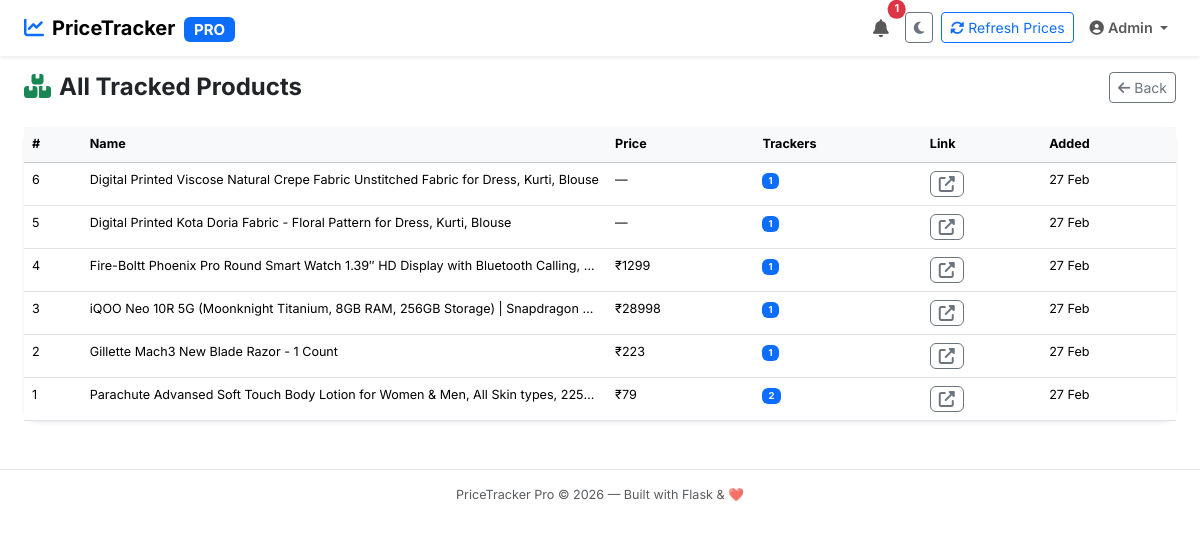
/admin/products (signed in), run on the app's committed database.
### app/models/models.py (models this page shows, shortened)
class User(UserMixin, db.Model):
    __tablename__ = 'users'
    id = db.Column(db.Integer, primary_key=True, autoincrement=True)
    email = db.Column(db.String(150), unique=True, nullable=False, index=True)
    password_hash = db.Column(db.String(256), nullable=False)
    name = db.Column(db.String(100), nullable=True)
    is_verified = db.Column(db.Boolean, default=False)
    is_admin    = db.Column(db.Boolean, default=False)
    created_at  = db.Column(db.DateTime, default=datetime.utcnow)
    check_interval = db.Column(db.Integer, default=6) # hours
    min_drop_alert_pct = db.Column(db.Float, default=1.0) # minimum percentage to alert
    tracked_products = db.relationship('Product', secondary=user_products, lazy='subquery',
                                       backref=db.backref('tracked_by', lazy=True))
    otps = db.relationship('OTP', backref='user', lazy=True, cascade='all, delete-orphan')

class Product(db.Model):
    __tablename__ = 'products'
    id = db.Column(db.Integer, primary_key=True, autoincrement=True)
    product_name = db.Column(db.String(255), nullable=True)
    url = db.Column(db.String(2048), unique=True, nullable=False)
    image_url = db.Column(db.String(2048), nullable=True)
    last_price = db.Column(db.Float, nullable=True)
    created_at = db.Column(db.DateTime, default=datetime.utcnow)
    history = db.relationship('PriceHistory', backref='product', lazy=True, cascade='all, delete-orphan')

### app/routes/admin.py (the view)
@admin_bp.route('/products')
@admin_required
def products():
    all_products = Product.query.order_by(Product.created_at.desc()).all()
    return render_template('admin/products.html', products=all_products)

### app/routes/admin.py (called while the page is built)
def admin_required(f):
    @wraps(f)
    @login_required
    def decorated(*args, **kwargs):
        if not getattr(current_user, 'is_admin', False):
            flash("Admin access required.", "danger")
            return redirect(url_for('main.index'))
        return f(*args, **kwargs)
    return decorated

### app/templates/admin/products.html
{% extends "base.html" %}
{% block content %}
<div class="d-flex justify-content-between align-items-center mb-4">
    <h4 class="fw-bold mb-0"><i class="fa-solid fa-boxes-stacked me-2 text-success"></i>All Tracked Products</h4>
    <a href="{{ url_for('admin.dashboard') }}" class="btn btn-sm btn-outline-secondary"><i
            class="fa-solid fa-arrow-left me-1"></i>Back</a>
</div>
<div class="card border-0 shadow-sm">
    <div class="card-body p-0">
        <table class="table table-hover mb-0 small">
            <thead class="table-light">
                <tr>
                    <th>#</th>
                    <th>Name</th>
                    <th>Price</th>
                    <th>Trackers</th>
                    <th>Link</th>
                    <th>Added</th>
                </tr>
            </thead>
            <tbody>
                {% for p in products %}
                <tr>
                    <td>{{ p.id }}</td>
                    <td class="text-truncate" style="max-width:220px;">{{ p.product_name or 'Fetching…' }}</td>
                    <td>{% if p.last_price %}₹{{ "%.0f"|format(p.last_price) }}{% else %}—{% endif %}</td>
                    <td><span class="badge bg-primary">{{ p.tracked_by|length }}</span></td>
                    <td><a href="{{ p.url }}" target="_blank" class="btn btn-xs btn-outline-secondary py-0 px-2"><i
                                class="fa-solid fa-external-link-alt"></i></a></td>
                    <td>{{ p.created_at.strftime('%d %b') }}</td>
                </tr>
                {% endfor %}
            </tbody>
        </table>
    </div>
</div>
{% endblock %}

### app/templates/base.html (shortened to what this page needs)
<!DOCTYPE html>
<html lang="en" data-bs-theme="light" id="htmlRoot">
<head>
    <link href="https://cdn.jsdelivr.net/npm/bootstrap@5.3.2/dist/css/bootstrap.min.css" rel="stylesheet">
    <link rel="stylesheet" href="https://cdnjs.cloudflare.com/ajax/libs/font-awesome/6.5.0/css/all.min.css">
    <link rel="stylesheet" href="{{ url_for('static', filename='style.css') }}">
</head>
<body>
    <nav class="navbar navbar-expand-lg shadow-sm sticky-top" id="mainNav">
        <div class="container-fluid px-4">
            <a class="navbar-brand fw-bold fs-5" href="{{ url_for('main.index') }}">
                <i class="fa-solid fa-chart-line text-primary me-2"></i>PriceTracker <span
                    class="badge bg-primary ms-1 fs-8">PRO</span>
            </a>
            <div class="collapse navbar-collapse" id="navbarContent">
                <ul class="navbar-nav ms-auto align-items-center gap-2">
                    {% if current_user.is_authenticated %}
                    <li class="nav-item dropdown">
                        <a class="nav-link position-relative" href="#" data-bs-toggle="dropdown" id="bellBtn">
                            {% if unread_count > 0 %}
                            <span
                                class="badge bg-danger position-absolute top-0 start-100 translate-middle rounded-pill"
                                id="notifBadge">{{ unread_count }}</span>
                            {% endif %}
                        </a>
                    </li>
                    <li class="nav-item">
                        <button class="btn btn-sm btn-outline-secondary" onclick="toggleDark()" title="Toggle dark mode"
                            id="darkBtn">
                            <i class="fa-solid fa-moon"></i>
                        </button>
                    </li>
                    <li class="nav-item">
                        <form action="{{ url_for('main.force_check') }}" method="POST" class="d-inline">
                            <button type="submit" class="btn btn-sm btn-outline-primary">
                                <i class="fa-solid fa-rotate me-1"></i>Refresh Prices
                            </button>
                        </form>
                    </li>
                    <li class="nav-item dropdown">
                        <a class="nav-link dropdown-toggle fw-semibold" href="#" data-bs-toggle="dropdown">
                            <i class="fa-solid fa-user-circle me-1"></i>{{ current_user.name or
                            current_user.email.split('@')[0] }}
                        </a>
                    </li>
                    {% else %}
                    <li class="nav-item"><a class="btn btn-outline-primary btn-sm"
                            href="{{ url_for('auth.login') }}">Login</a></li>
                    <li class="nav-item"><a class="btn btn-primary btn-sm fw-bold"
                            href="{{ url_for('auth.signup') }}">Sign Up Free</a></li>
                    {% endif %}
                </ul>
            </div>
        </div>
    </nav>
    <div class="container-fluid px-4">
        {% block content %}{% endblock %}
    </div>
    <footer class="text-center text-muted py-3 mt-5 border-top small">
        PriceTracker Pro &copy; 2026 &mdash; Built with Flask &amp; ❤️
    </footer>
</body>
</html>

### app/static/style.css (style rules this page uses)
body { font-family: 'Inter', -apple-system, sans-serif; font-size: 0.9rem; }
[data-bs-theme="light"] #mainNav { background: #fff; }
.card { border-radius: 14px; }

### data on the page
User: name "Admin"
Product: id "6", product_name "Digital Printed Viscose Natural Crepe Fabric Unstitched Fabric for Dress, Kurti, Blouse", tracked_by|length "1", created_at "27 Feb"
Product: id "5", product_name "Digital Printed Kota Doria Fabric - Floral Pattern for Dress, Kurti, Blouse", tracked_by|length "1", created_at "27 Feb"
Product: id "4", product_name "Fire-Boltt Phoenix Pro Round Smart Watch 1.39″ HD Display with Bluetooth Calling,…", last_price "1299", tracked_by|length "1", created_at "27 Feb"
Product: id "3", product_name "iQOO Neo 10R 5G (Moonknight Titanium, 8GB RAM, 256GB Storage) | Snapdragon…", last_price "28998", tracked_by|length "1", created_at "27 Feb"
Product: id "2", product_name "Gillette Mach3 New Blade Razor - 1 Count", last_price "223", tracked_by|length "1", created_at "27 Feb"
Product: id "1", product_name "Parachute Advansed Soft Touch Body Lotion for Women & Men, All Skin types, 225…", last_price "79", tracked_by|length "2", created_at "27 Feb"

### other printed values
{{ unread_count }} "1"
